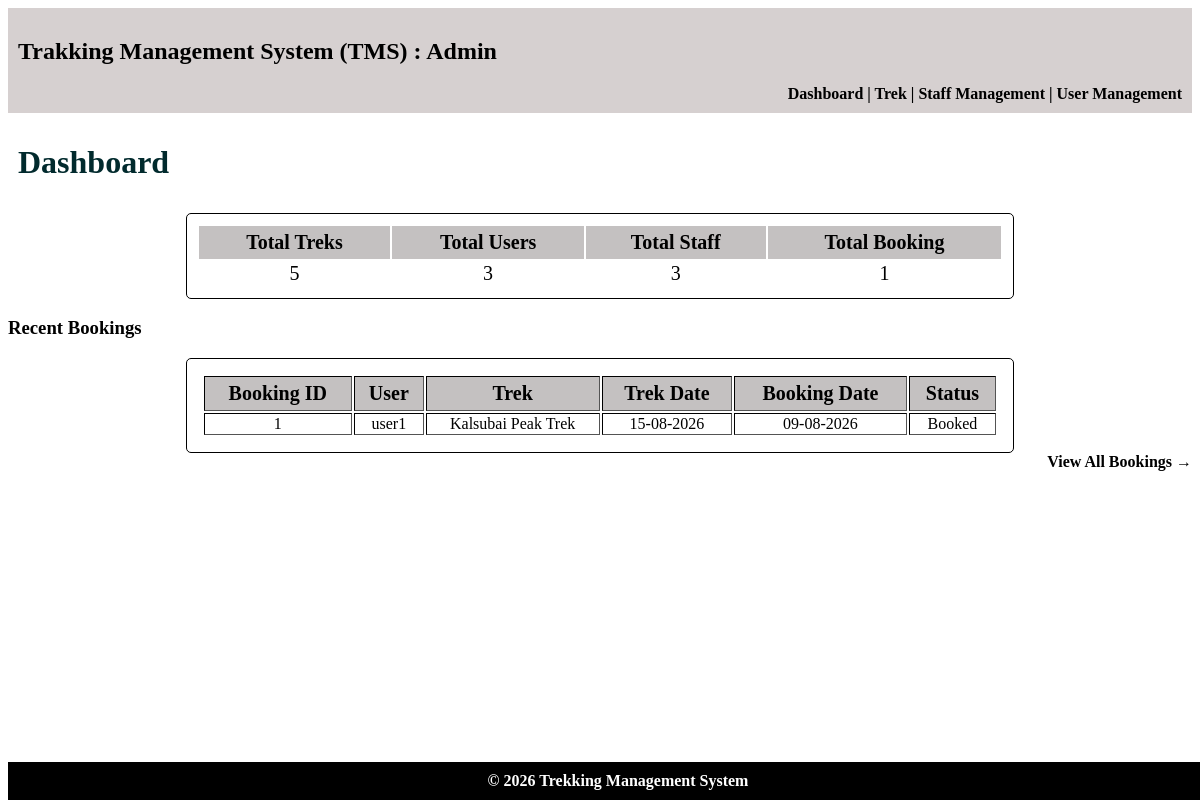
/admin, run on an earlier commit of the app's database.
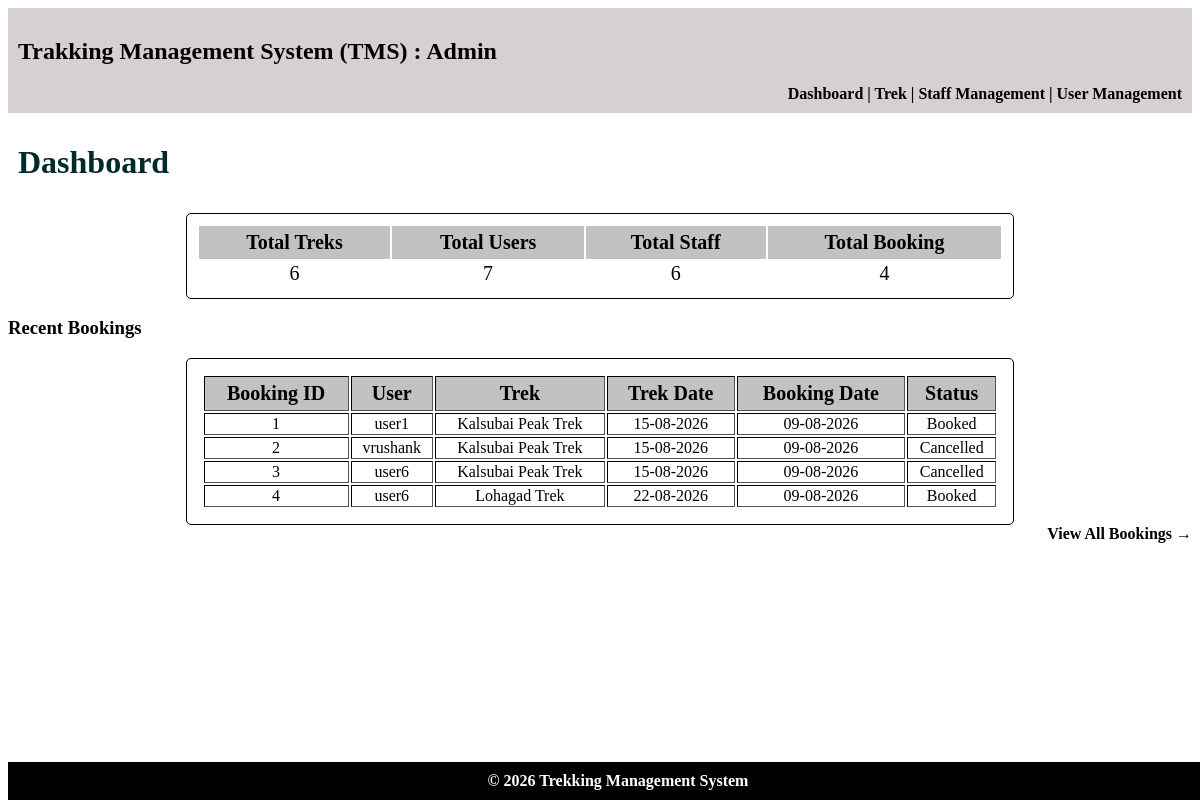
And on a later commit of the database.
### models.py (models this page shows)
class Bookings(db.Model):
    __tablename__ = "bookings"
    booking_id = db.Column(db.Integer,primary_key=True)
    trekker_id = db.Column(db.Integer,db.ForeignKey("trekker_profiles.trekker_id"),nullable=False)
    trek_id = db.Column(db.Integer,db.ForeignKey("treks.trek_id"),nullable=False)
    booking_status = db.Column(db.Integer,nullable=False,default=0)     # 0 = Booked, 1 = Cancelled  2 = Completed
    booking_date = db.Column(db.Date,nullable=False)
    __table_args__ = (
        db.UniqueConstraint(
            "trekker_id",
            "trek_id",
            name="unique_trekker_trek"
        ),
    )

class Trekker_Profiles(db.Model):
    __tablename__ = "trekker_profiles"
    trekker_id = db.Column(db.Integer,db.ForeignKey("users.id"),primary_key=True)
    name = db.Column(db.String, nullable=False)
    phone = db.Column(db.String, nullable=False)
    address = db.Column(db.String, nullable=False)
    emergency_contact = db.Column(db.String, nullable=False)
    status = db.Column(db.Integer,nullable=False,default=0) # 0 = Registered, # 1 = Blacklisted
    bookings = db.relationship(
        "Bookings",
        cascade="all, delete",
        backref="trekker_profiles"
    )

class Treks(db.Model):
    __tablename__ = "treks"
    trek_id = db.Column(db.Integer,primary_key=True)
    trek_name = db.Column(db.String, nullable=False)
    location = db.Column(db.String, nullable=False)
    duration_days = db.Column(db.Integer,nullable=False)
    total_slots = db.Column(db.Integer,nullable=False)
    avail_slots = db.Column(db.Integer,nullable=False)
    staff_id = db.Column(db.Integer,db.ForeignKey("staff_profiles.staff_id"),nullable=True)
    difficulty = db.Column(db.Integer,nullable=False, default=0)    # 0 = Easy, 1 = Moderate, 2 = Hard
    trek_status = db.Column(db.Integer,nullable=False,default=0)    # 0 = Pending, 1 = Approved, 2 = Open, 3 = Closed, 4 = Completed
    start_date = db.Column(db.Date,nullable=False)
    end_date = db.Column(db.Date, nullable=False)
    description = db.Column(db.String,nullable=False)
    bookings = db.relationship(
        "Bookings",
        cascade="all, delete",
        backref="treks"
    )

### controller.py (the view)
@app.route("/admin")
def admin_dashboard():
    total_treks = db.session.query(Treks).count()
    total_users = db.session.query(Users).filter(Users.role == 1).count()
    total_staff = db.session.query(Staff_Profiles).count()
    total_bookings = db.session.query(Bookings).count()
    recent_bookings = db.session.query(Bookings).order_by(
        Bookings.booking_date.desc()
    ).limit(5).all()
    return render_template(
        "admin_dashboard.html",total_treks=total_treks,
        total_users=total_users,total_staff=total_staff,
        total_bookings=total_bookings,recent_bookings=recent_bookings)

### templates/admin_dashboard.html (shortened to what this page needs)
<!DOCTYPE html>
<html lang="en">
<head>
    <link rel="stylesheet" href="/static/main.css">
</head>
<body>
    <header>
        <h2>Trakking Management System (TMS) : Admin</h2>
        <nav>
            <a href="{{ url_for('admin_dashboard') }}"> Dashboard </a>|
            <a href="{{ url_for('admin_treks') }}"> Trek </a>|
            <a href="{{ url_for('admin_staff') }}"> Staff Management </a>|
            <a href="{{ url_for('admin_user') }}"> User Management </a>
        </nav>
    </header>
    <main>
        <h1>Dashboard</h1>
        <table class="Dashboard">
            <tr><th>Total Treks</th><th>Total Users</th><th>Total Staff</th><th>Total Booking</th></tr>
            <tr><td>{{ total_treks }}</td> <td>{{ total_users }}</td> <td>{{ total_staff }}</td> <td>{{ total_bookings }}</td></tr>
        </table>
        <h3>Recent Bookings</h3>
        <table class="normal" border="1">
            <tr><th>Booking ID</th> <th>User</th>   <th>Trek</th>   <th>Trek Date</th>  <th>Booking Date</th>   <th>Status</th></tr>
            {% for booking in recent_bookings %}
            <tr><td>{{ booking.booking_id }}</td>
                <td>{{ booking.trekker_profiles.name }}</td>
                <td>{{ booking.treks.trek_name }}</td>
                <td>{{ booking.treks.start_date.strftime('%d-%m-%Y') }}</td>
                <td>{{ booking.booking_date.strftime('%d-%m-%Y') }}</td>
                <td>
                    {% if booking.booking_status == 0 %}
                        Booked
                    {% elif booking.booking_status == 1 %}
                        Cancelled
                    {% elif booking.booking_status == 2 %}
                        Completed
                    {% endif %}
                </td>
            </tr>
        {% else %}
        <tr><td colspan="6">No bookings available.</td></tr>
        {% endfor %}
        </table>
        <nav>
                <a href="{{ url_for('admin_bookings') }}"> View All Bookings → </a>
        </nav>
    </main>
    <footer>© 2026 Trekking Management System</footer>
</body>
</html>

### static/main.css (style rules this page uses)
body { padding-bottom: 50px; }
footer { background:black; color:white; text-align:center; font-weight:bold; padding:10px; bottom: 0; position: fixed; width: 100%; }
header { background:rgb(214, 208, 208); text-align: justify; padding:10px; }
table th { background: rgb(196, 193, 193); font-size: 20px; padding: 5px; }
.Dashboard { margin: auto; width:70%; padding:10px; font-size: medium; border: 1px solid black; border-radius: 5px; text-align: center; font-size: 20px; }
.normal { text-align: center; padding: 15px; margin:auto; width:70%; border: 1px solid black; border-radius: 5px; }
nav { text-align: right; font-weight: bold; }
nav a { color: black; text-decoration: none; }
h1 { padding: 10px; color: rgb(1, 42, 45); }

What changed in the data, as far as the page shows it:
added Bookings: booking_id "2", trekker_profiles.name "vrushank", treks.trek_name "Kalsubai Peak Trek", treks.start_date "15-08-2026", booking_date "09-08-2026", booking_status "Cancelled"
added Bookings: booking_id "3", trekker_profiles.name "user6", treks.trek_name "Kalsubai Peak Trek", treks.start_date "15-08-2026", booking_date "09-08-2026", booking_status "Cancelled"
added Bookings: booking_id "4", trekker_profiles.name "user6", treks.trek_name "Lohagad Trek", treks.start_date "22-08-2026", booking_date "09-08-2026", booking_status "Booked"
Also different on the page:
{{ total_treks }}: "5" → "6"
{{ total_users }}: "3" → "7"
{{ total_staff }}: "3" → "6"
{{ total_bookings }}: "1" → "4"
